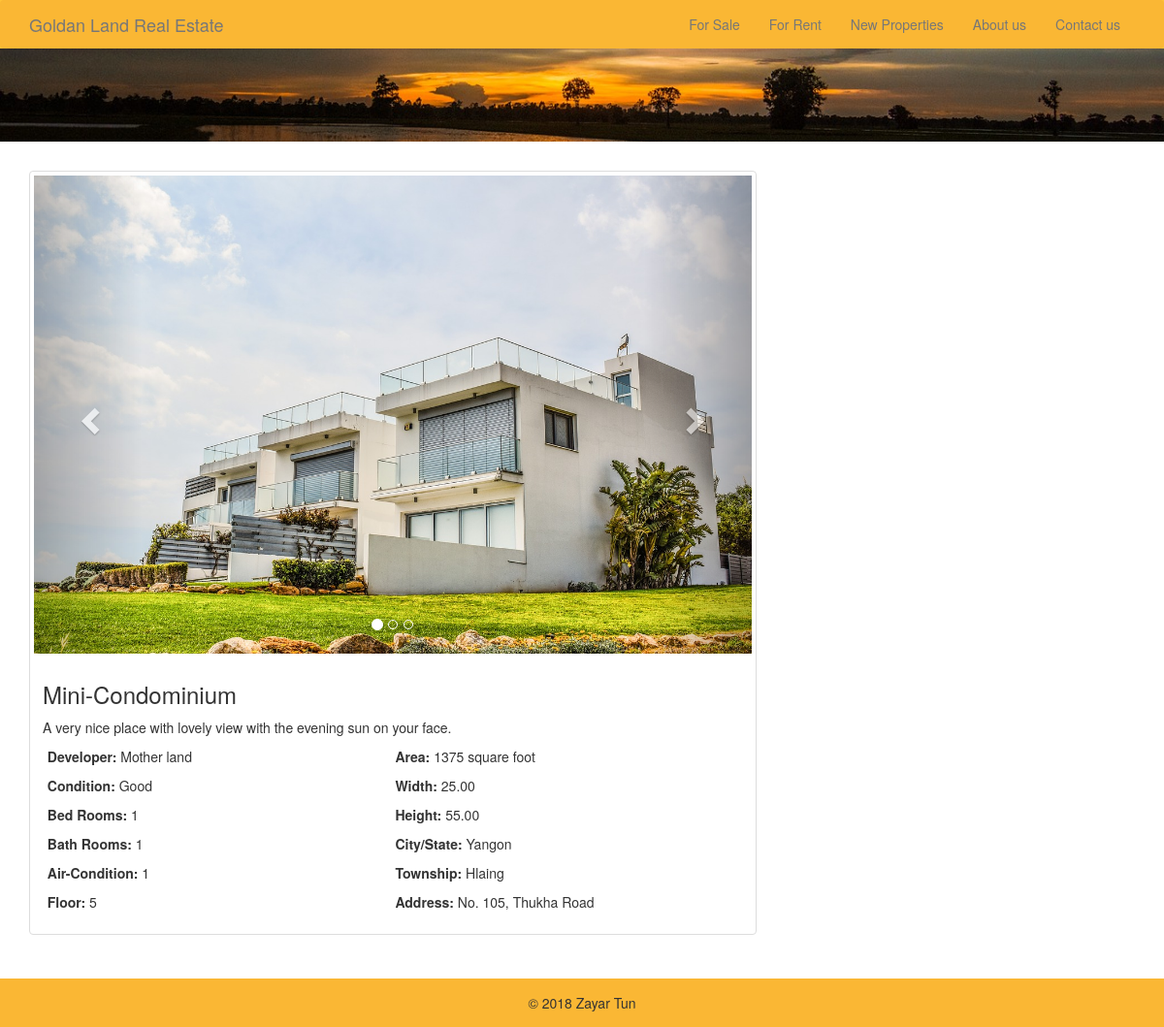
The page /details.php?id=24 on the database its author committed.
### tables this page shows
CREATE TABLE IF NOT EXISTS `properties` (
  `id` int(11) NOT NULL AUTO_INCREMENT,
  `first_name` varchar(255) NOT NULL,
  `last_name` varchar(255) NOT NULL,
  `contact_phone` varchar(255) NOT NULL,
  `property_type` varchar(255) NOT NULL,
  `property_for` varchar(255) NOT NULL,
  `development` varchar(255) NOT NULL,
  `bed_room` varchar(255) NOT NULL,
  `bath_room` varchar(255) NOT NULL,
  `air_conditioning` varchar(255) NOT NULL,
  `condition_id` tinyint(3) NOT NULL,
  `width` decimal(9,2) NOT NULL,
  `length` decimal(9,2) NOT NULL,
  `floor` varchar(255) NOT NULL,
  `address` varchar(255) NOT NULL,
  `township` varchar(255) NOT NULL,
  `state` varchar(255) NOT NULL,
  `price` decimal(9,2) NOT NULL,
  `description` varchar(255) NOT NULL,
  `image_names` varchar(255) NOT NULL,
  PRIMARY KEY (`id`)
);

### private/classes/databaseobject.class.php (called while the page is built, shortened)
<?php
  class DatabaseObject
  {
    static protected $database;
    static protected $table_name = "";
    public static function set_database($database)
    {
      self::$database = $database;
    }
    public static function find_by_sql($sql)
    {
      $result = self::$database->query($sql);
      $object_array = [];
      while ($record = $result->fetch_assoc())
      {
        $object_array[] = static::instantiate($record);
      }
      return $object_array;
    }
    public static function find_by_id($id)
    {
      $sql = "SELECT * FROM " . static::$table_name . " ";
      $sql .= "WHERE id='" . self::$database->escape_string($id) . "'";
      $obj_array = static::find_by_sql($sql);
      if (!empty($obj_array)) {
        return array_shift($obj_array);
      } else {
        return false;
      }
    }
    protected static function instantiate($record)
    {
      $object = new static();
      foreach ($record as $property => $value)
      {
        if (property_exists($object, $property)) {
          $object->$property = $value;
        }
      }
      return $object;
    }
  }

### private/classes/property.class.php (called while the page is built, shortened)
<?php
  class Property extends DatabaseObject
  {
    public $width = 0.0;
    public $length = 0.0;
    public $image_names;
    protected $condition_id;
    public function __construct($args=[])
    {
      $this->condition_id = $args['condition_id'] ?? 3;
      $this->width = $args['width'] ?? 0.0;
      $this->length = $args['length'] ?? 0.0;
      $this->image_names = $args['image_names'] ?? NULL;
    }
    public function area()
    {
      $square_feet = floatval($this->width) * floatval($this->length);
      return $square_feet;
    }
    public function condition()
    {
      if ($this->condition_id > 0) {
        return self::CONDITION_OPTIONS[$this->condition_id];
      } else {
        return 'Unknown';
      }
    }
    public function get_images()
    {
      return explode(', ', $this->image_names);
    }
  }

### private/functions.php (called while the page is built, shortened)
<?php
function url_for($script_path) {
  return WWW_ROOT . $script_path;
}
function h($string="") {
  return htmlspecialchars($string);
}
?>

### public/details.php (the view, shortened to what this page needs)
<?php
  $id = $_GET['id'] ?? false;
  $prop = Property::find_by_id($id);
  $images = $prop->get_images($prop->id);
  include(SHARED_PATH . '/public_header.php');
?>
<div class="container">
  <div class="row">
    <section class="col-sm-8">
      <div class="thumbnail">
        <div class="carousel slide" id="featured">
          <lo class="carousel-indicators">
          <?php
            $active_li = false;
            for ($i = 0, $l = count($images); $i < $l; ++$i) {
              if (!$active_li) {
                $active_li = true;
          ?>
                <li data-target="#featured" data-slide-to="<?php echo $i; ?>" class="active"></li>
              <?php } else { ?>
                <li data-target="#featured" data-slide-to="<?php echo $i; ?>"></li>
              <?php } ?>
            <?php } ?>
          </lo>
          <div class="carousel-inner">
            <?php
              $active = false;
              foreach ($images as $img) {
                if (!$active) {
                  $active = true;
            ?>
                  <div class="item active">
                    <img class="img-responsive" src="<?php echo url_for('/uploaded/' . $img); ?>" alt="<?php echo $img; ?>">
                  </div>
              <?php } else { ?>
                  <div class="item">
                    <img class="img-responsive" src="<?php echo url_for('/uploaded/' . $img); ?>" alt="<?php echo $img; ?>">
                  </div>
              <?php } ?>
            <?php } ?>
          </div>
          <a class="left carousel-control" href="#featured" role="button" data-slide="prev">
            <span class="glyphicon glyphicon-chevron-left"></span>
          </a>
          <a class="right carousel-control" href="#featured" role="button" data-slide="next">
            <span class="glyphicon glyphicon-chevron-right"></span>
          </a>
        </div>
        <div class="caption">
          <h3><?php echo h($prop->property_type); ?></h3>
          <p><?php echo h($prop->description); ?></p>
          <section class="detail-section">
            <div class="sec-1">
              <p><strong>Developer: </strong><?php echo h($prop->development); ?></p>
              <p><strong>Condition: </strong><?php echo h($prop->condition()); ?></p>
              <p><strong>Bed Rooms: </strong><?php echo h($prop->bed_room); ?></p>
              <p><strong>Bath Rooms: </strong><?php echo h($prop->bath_room); ?></p>
              <p><strong>Air-Condition: </strong><?php echo h($prop->air_conditioning); ?></p>
              <p><strong>Floor: </strong><?php echo h($prop->floor); ?></p>
            </div>
            <div class="sec-2">
              <p><strong>Area: </strong><?php echo h($prop->area()); ?> square foot</p>
              <p><strong>Width: </strong><?php echo h($prop->width); ?></p>
              <p><strong>Height: </strong><?php echo h($prop->length); ?></p>
              <p><strong>City/State: </strong><?php echo h($prop->state); ?></p>
              <p><strong>Township: </strong><?php echo h($prop->township); ?></p>
              <p><strong>Address: </strong><?php echo h($prop->address); ?></p>
            </div>
          </section>
        </div>
      </div>
    </section>
  </div>
</div>
<?php
  include(SHARED_PATH . '/public_footer.php');
?>

### public/css/styles.css (style rules this page uses)
.detail-section { display: flex; justify-content: space-evenly; }
.sec-1, .sec-2 { width: 49%; }
.carousel-inner>.item { background-color: #232E40; }

### rows shown on the page
properties: property_type "Mini-Condominium", description "A very nice place with lovely view with the evening sun on your face.", development "Mother land", condition "Good", bed_room "1", bath_room "1", air_conditioning "1", floor "5", $prop->area() "1375", width "25.00", length "55.00", state "Yangon", township "Hlaing", address "No. 105, Thukha Road"
